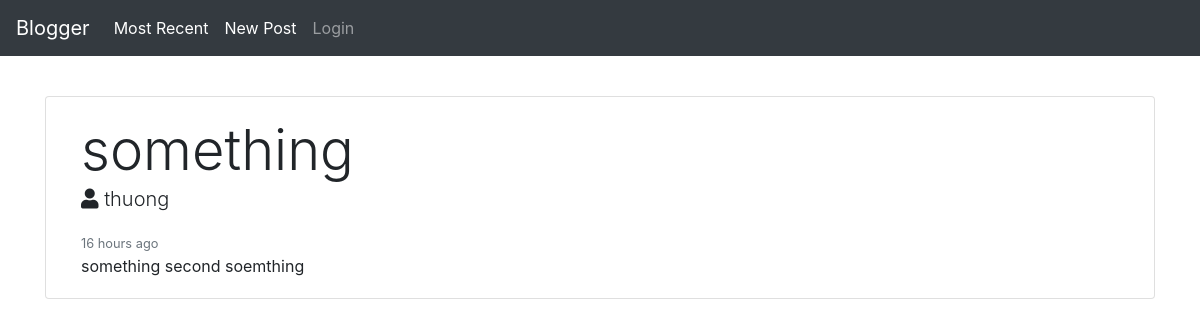
The page /post/2 on the database as committed earlier.
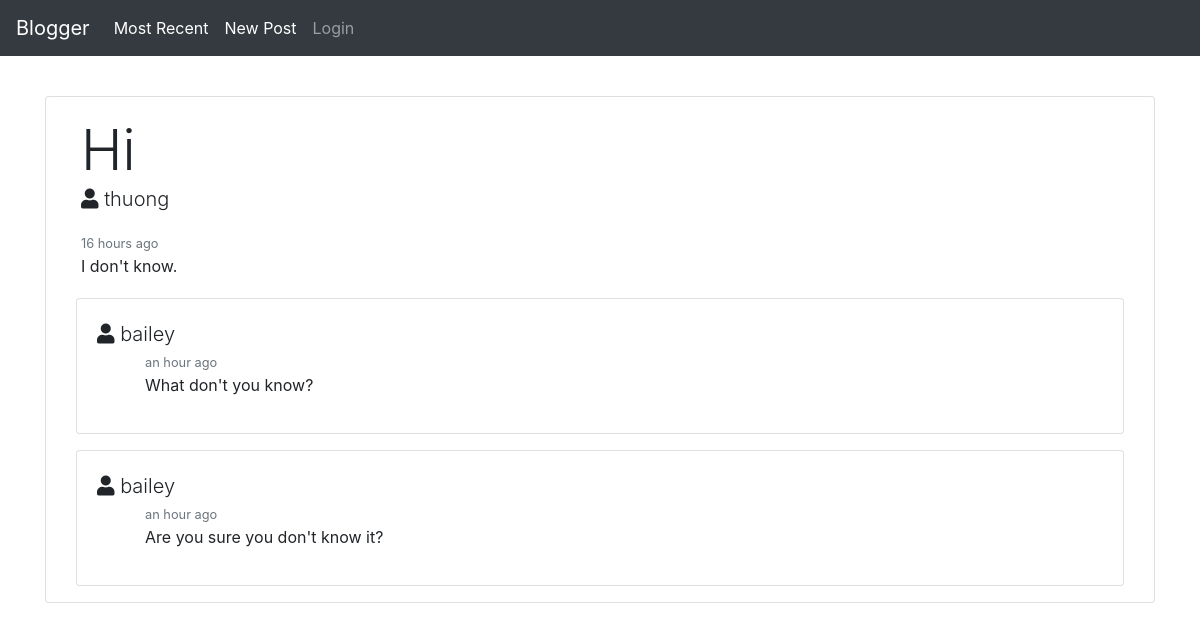
The same page on the database as committed later.
### app.py (models this page shows)
class Blog(db.Model):
    id = db.Column(db.Integer, primary_key=True)
    title = db.Column(db.String(200), nullable=False)
    content = db.Column(db.String, nullable=False)
    author = db.Column(db.String(20), nullable=False)
    created = db.Column(db.DateTime(timezone=True), server_default=db.func.now())

class Comment(db.Model):
    id = db.Column(db.Integer, primary_key=True)
    content = db.Column(db.String, nullable=False)
    post_id = db.Column(db.Integer, nullable=False)
    author = db.Column(db.String(20), nullable=False)
    created = db.Column(db.DateTime(timezone=True), server_default=db.func.now())

### app.py (the view, shortened to what this page needs)
@app.route('/post/<id>', methods=['GET', 'POST'])
def crud_entry(id):
    print("id", id)
    action = request.args.get('action')
    comments = Comment.query.filter_by(post_id=id).all()
    post = Blog.query.get(id)
    comment = Comment.query.get(id)
    return render_template("views/viewpost.html", post=post, comments=comments)
    return "You don't have permission to do that."

### templates/views/viewpost.html (shortened to what this page needs)
{% include "/navbar.html" %}
<div class="container pt-5">
  <div class="pt-5">
    <div class="container card mb-4">
      <div class="card-body">
    <a class="display-4">{{ post.title }}</a>
    <p class="lead"><i class="fas fa-user"></i> {{ post.author }}</p>
    <small class="text-muted">{{moment(post.created).fromNow()}}</small>
    <p class="card-text">{{ post.content }}</p>
    </div>
    {% if comments%}
    {% for comment in comments %}
    <div class="container">
        <div class="card media mb-3">
            <div class="media-body card-body">
              <div class="lead"><i class="fas fa-user"></i> {{comment.author}}</div>
                <small class="text-muted media-text ml-5">{{moment(comment.created).fromNow()}}</small>
                <p class="media-text ml-5">{{comment.content}}</p>
            </div>
        </div>
    </div>
    {% endfor %}
    {% endif %}
  </div>
</div>
</div>
{% include "/footer.html" %}

### templates/navbar.html (shortened to what this page needs)
<!DOCTYPE html>
<html lang="en">
  <head>
    <link
      rel="stylesheet"
      href="https://maxcdn.bootstrapcdn.com/bootstrap/4.0.0/css/bootstrap.min.css"
    />
    <link rel="stylesheet" href="{{ url_for('static', filename='styles.css') }}">
    <link rel="stylesheet" href="https://cdnjs.cloudflare.com/ajax/libs/font-awesome/5.11.2/css/all.css">
  </head>
  <body>
    <nav class="navbar navbar-expand-lg navbar-dark bg-dark fixed-top">
      <a class="navbar-brand" href="/">Blogger</a>
      <div class="collapse navbar-collapse" id="navbarSupportedContent">
        <ul class="navbar-nav mr-auto">
            <li class="nav-item active">
                <a class="nav-link" href="/most-recent"
                  >Most Recent</a
                >
              </li>
          <li class="nav-item active">
            <a class="nav-link" href="/newpost"
              >New Post</a
            >
          </li>
          {% if current_user.is_anonymous %}
          <li class="nav-item">
              <a class="nav-link" href="/login"
                >Login</a
              >
            </li>
          {% else %}
            <li class="nav-item">
                <a class="nav-link" href="/logout"
                  >Logout</a
                >
              </li>
          {% endif %}
        </ul>
      </div>
    </nav>

### templates/footer.html (shortened to what this page needs)
</body>
</html>

Rows that differ between the two databases and show on the page:
changed Blog "thuong": title "something" → "Hi"; content "something second soemthing" → "I don't know."
added Comment: author "bailey", created "an hour ago", content "What don't you know?"
added Comment: author "bailey", created "an hour ago", content "Are you sure you don't know it?"
